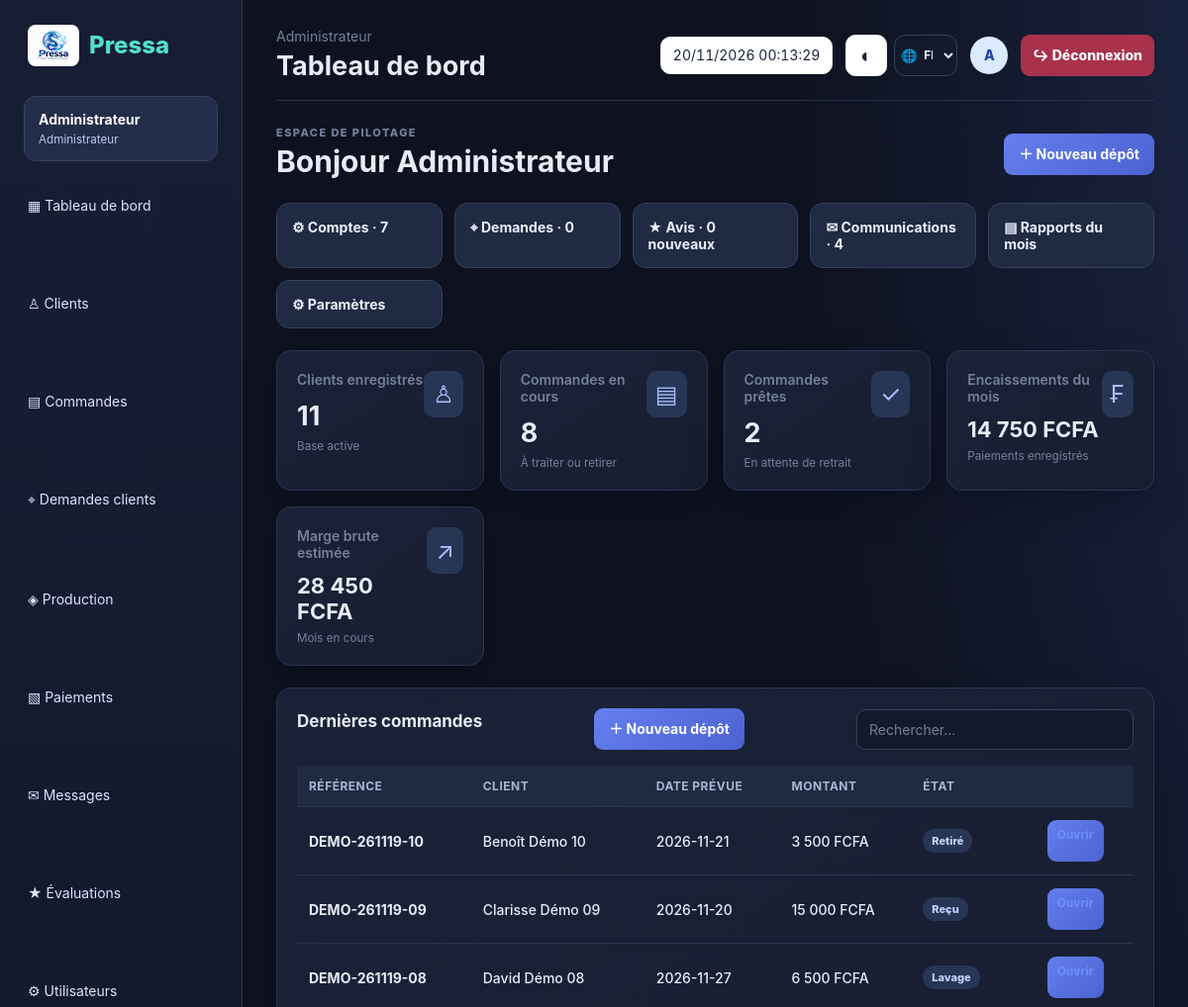
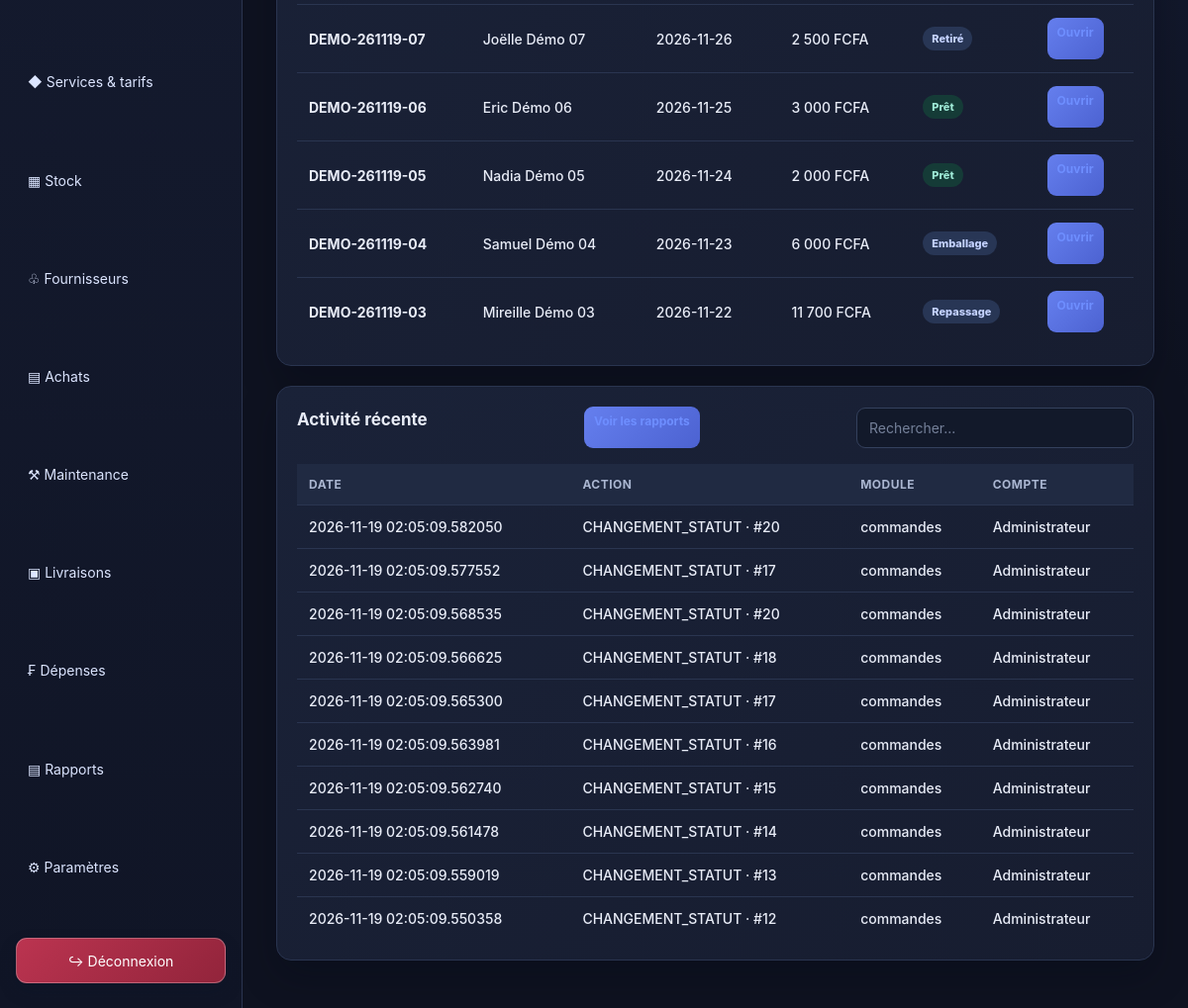
/dashboard.php (signed in), run on the app's committed database (2 pictures, top to bottom).
### tables this page shows
CREATE TABLE `parametres` (
  `cle` varchar(60) NOT NULL,
  `valeur` varchar(255) NOT NULL,
  `description` varchar(255) DEFAULT NULL
);

CREATE TABLE `commandes` (
  `id` int(11) NOT NULL,
  `uuid` char(36) NOT NULL DEFAULT uuid(),
  `reference` varchar(30) NOT NULL,
  `client_id` int(11) NOT NULL,
  `depose_par` int(11) DEFAULT NULL,
  `type_depot` enum('normal','express') NOT NULL DEFAULT 'normal',
  `mode_remise` enum('retrait','livraison') NOT NULL DEFAULT 'retrait',
  `statut` enum('recu','lavage','repassage','emballage','pret','retire','annule') NOT NULL DEFAULT 'recu',
  `date_depot` datetime NOT NULL DEFAULT current_timestamp(),
  `date_promise` date NOT NULL,
  `date_pret` datetime DEFAULT NULL,
  `date_retrait` datetime DEFAULT NULL,
  `emplacement` varchar(30) DEFAULT NULL,
  `sous_total` decimal(12,2) NOT NULL DEFAULT 0.00,
  `remise_montant` decimal(12,2) NOT NULL DEFAULT 0.00,
  `motif_remise` varchar(255) DEFAULT NULL,
  `surcharge_express` decimal(12,2) NOT NULL DEFAULT 0.00,
  `total` decimal(12,2) NOT NULL DEFAULT 0.00,
  `notes` text DEFAULT NULL,
  `motif_annulation` varchar(255) DEFAULT NULL,
  `version` int(11) NOT NULL DEFAULT 1,
  `cree_le` datetime NOT NULL DEFAULT current_timestamp(),
  `modifie_le` datetime NOT NULL DEFAULT current_timestamp() ON UPDATE current_timestamp()
);

CREATE TABLE `clients` (
  `id` int(11) NOT NULL,
  `uuid` char(36) NOT NULL DEFAULT uuid(),
  `nom` varchar(120) NOT NULL,
  `prenom` varchar(120) DEFAULT NULL,
  `type_client` enum('particulier','entreprise') NOT NULL DEFAULT 'particulier',
  `telephone` varchar(30) NOT NULL,
  `telephone_secondaire` varchar(30) DEFAULT NULL,
  `email` varchar(160) DEFAULT NULL,
  `adresse` varchar(255) DEFAULT NULL,
  `quartier` varchar(120) DEFAULT NULL,
  `canal_prefere` enum('sms','appel','aucun') NOT NULL DEFAULT 'sms',
  `accepte_sms` tinyint(1) NOT NULL DEFAULT 0,
  `accepte_promotions` tinyint(1) NOT NULL DEFAULT 0,
  `date_consentement` datetime DEFAULT NULL,
  `notes` text DEFAULT NULL,
  `supprime` tinyint(1) NOT NULL DEFAULT 0,
  `version` int(11) NOT NULL DEFAULT 1,
  `cree_par` int(11) DEFAULT NULL,
  `cree_le` datetime NOT NULL DEFAULT current_timestamp(),
  `modifie_le` datetime NOT NULL DEFAULT current_timestamp() ON UPDATE current_timestamp(),
  `utilisateur_id` int(11) DEFAULT NULL
);

CREATE TABLE `journal_audit` (
  `id` int(11) NOT NULL,
  `date_heure` datetime(6) NOT NULL DEFAULT current_timestamp(6),
  `utilisateur_id` int(11) DEFAULT NULL,
  `action` varchar(60) NOT NULL,
  `table_cible` varchar(60) NOT NULL,
  `enregistrement_id` int(11) DEFAULT NULL,
  `ancienne_valeur` text DEFAULT NULL,
  `nouvelle_valeur` text DEFAULT NULL,
  `appareil_uuid` char(36) DEFAULT NULL
);

CREATE TABLE `utilisateurs` (
  `id` int(11) NOT NULL,
  `uuid` char(36) NOT NULL DEFAULT uuid(),
  `nom` varchar(120) NOT NULL,
  `email` varchar(160) NOT NULL,
  `mot_de_passe` varchar(255) NOT NULL,
  `role` enum('admin','caissier','accueil','receptionniste','production','livreur','client') NOT NULL DEFAULT 'accueil',
  `actif` tinyint(1) NOT NULL DEFAULT 1,
  `tentatives_echec` int(11) NOT NULL DEFAULT 0,
  `verrouille_jusqu_a` datetime DEFAULT NULL,
  `derniere_connexion` datetime DEFAULT NULL,
  `cree_le` datetime NOT NULL DEFAULT current_timestamp(),
  `modifie_le` datetime NOT NULL DEFAULT current_timestamp() ON UPDATE current_timestamp()
);

### includes/functions.php (called while the page is built, shortened)
<?php
function e($value):string{return htmlspecialchars((string)$value,ENT_QUOTES|ENT_SUBSTITUTE,'UTF-8');}
function role():string{return (string)($_SESSION['user']['role']??'');}
function money($amount):string{return number_format((float)$amount,0,',',' ').' FCFA';}
function role_label(string $role):string{return ['admin'=>'Administrateur','receptionniste'=>'Réceptionniste','accueil'=>'Accueil','caissier'=>'Caissier','production'=>'Production','livreur'=>'Livreur','client'=>'Client'][$role]??$role;}
function can_manage():bool{return in_array(role(),['admin','receptionniste','accueil'],true);}
function app_setting(string $key,string $default=''):string{static $values=[];if(array_key_exists($key,$values))return $values[$key];try{$q=db()->prepare('SELECT valeur FROM parametres WHERE cle=?');$q->execute([$key]);$value=$q->fetchColumn();return $values[$key]=$value===false?$default:(string)$value;}catch(Throwable $e){return $values[$key]=$default;}}
function status_label(string $status):string{return ['recu'=>'Reçu','lavage'=>'Lavage','repassage'=>'Repassage','emballage'=>'Emballage','pret'=>'Prêt','retire'=>'Retiré','annule'=>'Annulé'][$status]??$status;}

### includes/db.php (called while the page is built, shortened)
<?php
function db(): PDO {
 static $pdo=null;
 if (!$pdo) {
  if(DB_DRIVER==='pgsql'){
   $url=PRESSA_DATABASE_URL;
   if($url===''&&getenv('VERCEL')){
    http_response_code(503);
    header('Content-Type: text/plain; charset=utf-8');
    exit('Pressa est en cours de configuration. La connexion à la base de données est temporairement indisponible.');
   }
   if($url!==''){
    $parts=parse_url($url);
    if(!$parts||empty($parts['host'])||empty($parts['path']))throw new RuntimeException('PRESSA_DATABASE_URL is invalid.');
    parse_str($parts['query']??'',$query);
    $host=$parts['host'];$port=$parts['port']??DB_PORT;$name=ltrim($parts['path'],'/');
    $user=urldecode($parts['user']??'');$pass=urldecode($parts['pass']??'');$ssl=$query['sslmode']??'require';
   }else{$host=DB_HOST;$port=DB_PORT;$name=DB_NAME;$user=DB_USER;$pass=DB_PASS;$ssl='require';}
   $dsn='pgsql:host='.$host.';port='.$port.';dbname='.$name.';sslmode='.$ssl;
  }elseif(DB_DRIVER==='mysql'){$user=DB_USER;$pass=DB_PASS;$dsn='mysql:host='.DB_HOST.';dbname='.DB_NAME.';charset=utf8mb4';}
  else{throw new RuntimeException('PRESSA_DB_DRIVER must be mysql or pgsql.');}
  $pdo=new PDO($dsn,$user,$pass,[
   PDO::ATTR_ERRMODE=>PDO::ERRMODE_EXCEPTION,
   PDO::ATTR_DEFAULT_FETCH_MODE=>PDO::FETCH_ASSOC,
   PDO::ATTR_EMULATE_PREPARES=>false
  ]);
 }
 return $pdo;
}

### dashboard.php (the view, shortened to what this page needs)
<?php
$page_title='Tableau de bord';
$pdo=db();
$userRole=role();
$stats=['clients'=>(int)$pdo->query('SELECT COUNT(*) FROM clients WHERE supprime=0')->fetchColumn(),'orders'=>(int)$pdo->query("SELECT COUNT(*) FROM commandes WHERE statut<>'retire'")->fetchColumn(),'ready'=>(int)$pdo->query("SELECT COUNT(*) FROM commandes WHERE statut='pret'")->fetchColumn()];
$financialAccess=in_array($userRole,['admin','receptionniste','accueil','caissier'],true);
if($financialAccess){$stats['revenue']=(float)$pdo->query('SELECT COALESCE(SUM(montant),0) FROM paiements WHERE YEAR(date_paiement)=YEAR(CURRENT_DATE) AND MONTH(date_paiement)=MONTH(CURRENT_DATE)')->fetchColumn();}
if($userRole==='admin'){$stats['margin']=(float)$pdo->query('SELECT COALESCE(SUM(l.sous_total-l.quantite*l.cout_unitaire),0) FROM commande_lignes l JOIN commandes o ON o.id=l.commande_id WHERE YEAR(o.date_depot)=YEAR(CURRENT_DATE) AND MONTH(o.date_depot)=MONTH(CURRENT_DATE)')->fetchColumn();$stats['users']=(int)$pdo->query('SELECT COUNT(*) FROM utilisateurs WHERE actif=1')->fetchColumn();$stats['messages']=(int)$pdo->query('SELECT COUNT(*) FROM communications WHERE statut IN (\'prepare\',\'envoye\',\'envoye_manuellement\')')->fetchColumn();$stats['ratings']=(int)$pdo->query("SELECT COUNT(*) FROM avis_clients WHERE statut='nouveau'")->fetchColumn();$stats['requests']=(int)$pdo->query("SELECT COUNT(*) FROM demandes_clients WHERE statut='en_attente'")->fetchColumn();}
$recent=$pdo->query('SELECT o.id,o.reference AS code,o.date_promise AS date_prevue,o.total,o.statut,c.nom,c.prenom FROM commandes o JOIN clients c ON c.id=o.client_id ORDER BY o.id DESC LIMIT 8')->fetchAll();
if($userRole==='admin')$activity=$pdo->query('SELECT a.date_heure,a.action,a.table_cible,a.enregistrement_id,u.nom FROM journal_audit a LEFT JOIN utilisateurs u ON u.id=a.utilisateur_id ORDER BY a.id DESC LIMIT 10')->fetchAll();
require 'includes/header.php';
?>
<?php if($userRole==='admin'):?><div class="admin-page-heading"><div><p class="eyebrow">ESPACE DE PILOTAGE</p><h2>Bonjour <?=e($_SESSION['user']['name'])?></h2></div><a class="btn" href="order_new.php">＋ Nouveau dépôt</a></div><div class="admin-quick-links"><a href="users.php">⚙ Comptes · <?=$stats['users']?></a><a href="client_requests.php">⌖ Demandes · <?=$stats['requests']?></a><a href="ratings.php">★ Avis · <?=$stats['ratings']?> nouveaux</a><a href="messages.php">✉ Communications · <?=$stats['messages']?></a><a href="reports.php">▤ Rapports du mois</a><a href="settings.php">⚙ Paramètres</a></div><?php endif;?>
<div class="cards"><div class="stat"><span class="ico">♙</span><div class="label">Clients enregistrés</div><strong><?=$stats['clients']?></strong><small>Base active</small></div><div class="stat"><span class="ico">▤</span><div class="label">Commandes en cours</div><strong><?=$stats['orders']?></strong><small>À traiter ou retirer</small></div><div class="stat"><span class="ico">✓</span><div class="label">Commandes prêtes</div><strong><?=$stats['ready']?></strong><small>En attente de retrait</small></div><?php if($financialAccess):?><div class="stat"><span class="ico">₣</span><div class="label">Encaissements du mois</div><strong style="font-size:22px"><?=money($stats['revenue'])?></strong><small>Paiements enregistrés</small></div><?php endif;?><?php if($userRole==='admin'):?><div class="stat"><span class="ico">↗</span><div class="label">Marge brute estimée</div><strong style="font-size:22px"><?=money($stats['margin'])?></strong><small>Mois en cours</small></div><?php endif;?></div>
<div class="panel"><div class="panel-head"><h2>Dernières commandes</h2><?php if(can_manage()):?><a class="btn" href="order_new.php">＋ Nouveau dépôt</a><?php endif;?></div><div class="table-wrap"><table><thead><tr><th>Référence</th><th>Client</th><th>Date prévue</th><th>Montant</th><th>État</th><th></th></tr></thead><tbody><?php foreach($recent as $row):?><tr><td><b><?=e($row['code'])?></b></td><td><?=e(trim(($row['prenom']??'').' '.$row['nom']))?></td><td><?=e($row['date_prevue'])?></td><td><?=money($row['total'])?></td><td><span class="badge <?=e($row['statut'])?>"><?=e(status_label($row['statut']))?></span></td><td><a class="btn light small" href="order_view.php?id=<?=(int)$row['id']?>">Ouvrir</a></td></tr><?php endforeach;?><?php if(!$recent):?><tr><td colspan="6" class="empty">Aucune commande pour le moment.</td></tr><?php endif;?></tbody></table></div></div>
<?php if($userRole==='admin'):?><div class="panel"><div class="panel-head"><h2>Activité récente</h2><a class="btn light small" href="reports.php">Voir les rapports</a></div><div class="table-wrap"><table><thead><tr><th>Date</th><th>Action</th><th>Module</th><th>Compte</th></tr></thead><tbody><?php foreach($activity as $event):?><tr><td><?=e($event['date_heure'])?></td><td><?=e($event['action'])?> · #<?=e($event['enregistrement_id']??'—')?></td><td><?=e($event['table_cible'])?></td><td><?=e($event['nom']??'Système')?></td></tr><?php endforeach;?><?php if(!$activity):?><tr><td colspan="4" class="empty">Les actions sensibles apparaîtront ici.</td></tr><?php endif;?></tbody></table></div></div><?php endif;?>
<?php require 'includes/footer.php';?>

### includes/header.php (shortened to what this page needs)
<?php
$appTitle=app_setting('nom_pressing',app_setting('nom_application',APP_NAME));
$pageClass=role()==='admin'?'admin-shell':'';
$language=$_SESSION['language']??'fr';
?>
<!doctype html><html lang="<?=e($language)?>"><head><link rel="stylesheet" href="assets/css/style.css"></head><body class="<?=$pageClass?>">
<aside class="sidebar" id="appSidebar"><div class="brand"><img class="brand-logo" src="assets/img/Pressa%20Dragon%20Steam%20Emblem.png" alt="Pressa"><span class="brand-label"><?=e($appTitle)?></span></div><div class="userbox"><?=e($_SESSION['user']['name'])?><small><?=e(role_label(role()))?></small></div><nav>
<?php if(role()==='livreur'): ?>
<a href="livreur.php">▣ Mes livraisons</a>
<?php elseif(role()==='admin'): ?>
<a href="dashboard.php">▦ Tableau de bord</a><a href="clients.php">♙ Clients</a><a href="orders.php">▤ Commandes</a><a href="client_requests.php">⌖ Demandes clients</a><a href="production.php">◈ Production</a><a href="invoices.php">▧ Paiements</a><a href="messages.php">✉ Messages</a><a href="ratings.php">★ Évaluations</a><a href="users.php">⚙ Utilisateurs</a><a href="services.php">◆ Services & tarifs</a><a href="stock.php">▦ Stock</a><a href="suppliers.php">♧ Fournisseurs</a><a href="purchases.php">▤ Achats</a><a href="maintenance.php">⚒ Maintenance</a><a href="livreur.php">▣ Livraisons</a><a href="expenses.php">₣ Dépenses</a><a href="reports.php">▤ Rapports</a><a href="settings.php">⚙ Paramètres</a>
<?php elseif(role()==='caissier'): ?>
<a href="dashboard.php">▦ Tableau de bord</a><a href="orders.php">▤ Commandes</a><a href="invoices.php">▧ Factures & paiements</a>
<?php elseif(role()==='production'): ?>
<a href="dashboard.php">▦ Tableau de bord</a><a href="production.php">◈ Production</a><a href="orders.php">▤ Commandes</a>
<?php endif; ?>
</nav><form class="sidebar-logout-form" action="logout.php" method="post"><input type="hidden" name="csrf" value="<?=e(csrf())?>"><button class="logout" type="submit">↪ Déconnexion</button></form></aside>
<main class="main"><header class="topbar"><div class="topbar-heading"><div><span class="muted"><?=e(role_label(role()))?></span><h1><?=e($page_title??'Tableau de bord')?></h1></div></div><div class="top-right"><time class="date-time-pill" data-current-datetime datetime="<?=e(date(DATE_ATOM))?>"></time><div class="ui-actions"><button class="utility-button" type="button" data-theme-toggle aria-label="Activer le thème sombre" title="Thème sombre"></button><label class="language-control" title="Langue"><select class="language-select" id="languageSelect" aria-label="Langue"><option value="fr" <?=$language==='fr'?'selected':''?>>FR</option></select></label></div><span class="avatar"><?=e(strtoupper(substr($_SESSION['user']['name'],0,1)))?></span><form class="topbar-logout-form" action="logout.php" method="post"><button class="logout topbar-logout" type="submit">↪ Déconnexion</button></form></div></header>

### includes/footer.php
</main><script src="assets/js/app.js" defer></script><script src="assets/js/locales.js" defer></script><script src="assets/js/i18n.js" defer></script></body></html>

### data on the page
parametres: valeur "Pressa"
commandes: reference "DEMO-261119-10", client.nom "Benoît Démo 10", date_promise "2026-11-21", total "3 500 FCFA", statut "Retiré"
commandes: reference "DEMO-261119-09", client.nom "Clarisse Démo 09", date_promise "2026-11-20", total "15 000 FCFA", statut "Reçu"
commandes: reference "DEMO-261119-08", client.nom "David Démo 08", date_promise "2026-11-27", total "6 500 FCFA", statut "Lavage"
commandes: reference "DEMO-261119-07", client.nom "Joëlle Démo 07", date_promise "2026-11-26", total "2 500 FCFA", statut "Retiré"
commandes: reference "DEMO-261119-06", client.nom "Eric Démo 06", date_promise "2026-11-25", total "3 000 FCFA", statut "Prêt"
commandes: reference "DEMO-261119-05", client.nom "Nadia Démo 05", date_promise "2026-11-24", total "2 000 FCFA", statut "Prêt"
commandes: reference "DEMO-261119-04", client.nom "Samuel Démo 04", date_promise "2026-11-23", total "6 000 FCFA", statut "Emballage"
commandes: reference "DEMO-261119-03", client.nom "Mireille Démo 03", date_promise "2026-11-22", total "11 700 FCFA", statut "Repassage"
journal_audit: date_heure "2026-11-19 02:05:09.582050", action "CHANGEMENT_STATUT", enregistrement "20", table_cible "commandes", utilisateur.nom "Administrateur"
journal_audit: date_heure "2026-11-19 02:05:09.577552", action "CHANGEMENT_STATUT", enregistrement "17", table_cible "commandes", utilisateur.nom "Administrateur"
journal_audit: date_heure "2026-11-19 02:05:09.568535", action "CHANGEMENT_STATUT", enregistrement "20", table_cible "commandes", utilisateur.nom "Administrateur"
journal_audit: date_heure "2026-11-19 02:05:09.566625", action "CHANGEMENT_STATUT", enregistrement "18", table_cible "commandes", utilisateur.nom "Administrateur"
journal_audit: date_heure "2026-11-19 02:05:09.565300", action "CHANGEMENT_STATUT", enregistrement "17", table_cible "commandes", utilisateur.nom "Administrateur"
journal_audit: date_heure "2026-11-19 02:05:09.563981", action "CHANGEMENT_STATUT", enregistrement "16", table_cible "commandes", utilisateur.nom "Administrateur"
journal_audit: date_heure "2026-11-19 02:05:09.562740", action "CHANGEMENT_STATUT", enregistrement "15", table_cible "commandes", utilisateur.nom "Administrateur"
journal_audit: date_heure "2026-11-19 02:05:09.561478", action "CHANGEMENT_STATUT", enregistrement "14", table_cible "commandes", utilisateur.nom "Administrateur"
journal_audit: date_heure "2026-11-19 02:05:09.559019", action "CHANGEMENT_STATUT", enregistrement "13", table_cible "commandes", utilisateur.nom "Administrateur"
journal_audit: date_heure "2026-11-19 02:05:09.550358", action "CHANGEMENT_STATUT", enregistrement "12", table_cible "commandes", utilisateur.nom "Administrateur"

### other printed values
$_SESSION['user']['name'] "Administrateur"
role_label(role()) "Administrateur"
$page_title "Tableau de bord"
substr($_SESSION['user']['name'],0,1) "A"
$stats['users'] "7"
$stats['requests'] "0"
$stats['ratings'] "0"
$stats['messages'] "4"
$stats['clients'] "11"
$stats['orders'] "8"
$stats['ready'] "2"
money($stats['revenue']) "14 750 FCFA"
money($stats['margin']) "28 450 FCFA"
